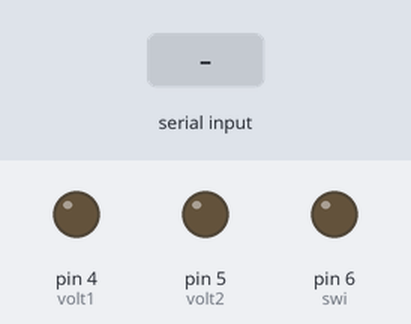
Recording of a sketch running on a simulated Arduino Uno, built with avr-gcc and run on an emulated ATmega328P. Parts: output pins drawn as LEDs (lit = HIGH). Inputs (shaded band) come from the test bench.

Above: at 1.2 s.
1.3 s: "G" received over Serial
At 2.4 s:
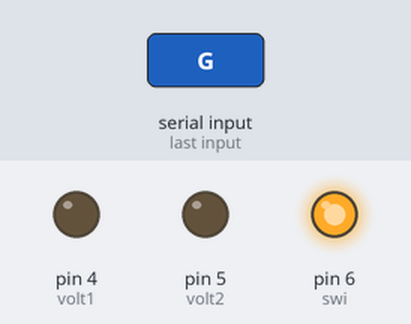
2.8 s: "N" received over Serial
At 3.5 s:
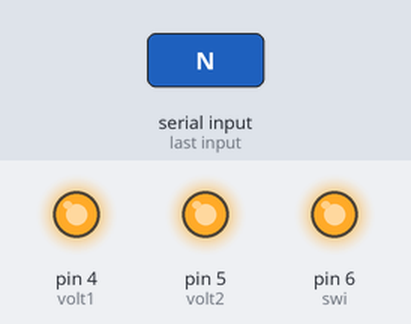
4.3 s: "R" received over Serial
At 4.7 s:
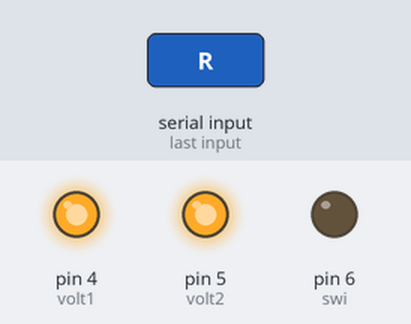
5.8 s: "Y" received over Serial
At 7.0 s:
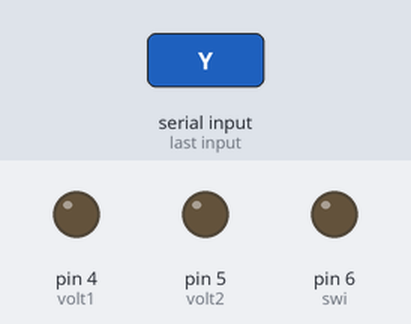
Timing chart, 0 to 8.3 s (numbered marks = the images above; inputs shaded):
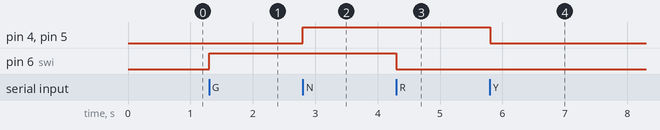

The sketch:

sketch_mar23a.ino
```cpp
const int volt1 = 4;
const int volt2 = 5;
const int swi = 6; //true == red; false == green !!!FOR RELAY!!!;

void setup()
{
  pinMode(volt1, OUTPUT);
  pinMode(volt2, OUTPUT);
  pinMode(swi, OUTPUT);
  digitalWrite(swi, LOW);
  digitalWrite(volt1, LOW);
  digitalWrite(volt2, LOW);
  Serial.begin(9600);
}

void loop()
{
  while(Serial.available() == 0) ;

 char Commang = Serial.read();
 if(Commang == 'G') digitalWrite(swi, HIGH);
 if(Commang == 'R') digitalWrite(swi, LOW) ;
 if(Commang == 'Y') {digitalWrite(volt1, LOW);  digitalWrite(volt2, LOW); }
 if(Commang == 'N') {digitalWrite(volt1, HIGH); digitalWrite(volt2, HIGH);}

 //Serial.flush();
}
```

Measured:
- after the input at 1.3 s, pin 6 (swi): LOW → HIGH at once
- after the input at 2.8 s, pin 4 (volt1), pin 5 (volt2): LOW → HIGH at once
- after the input at 4.3 s, pin 6 (swi): HIGH → LOW at once
- after the input at 5.8 s, pin 4 (volt1), pin 5 (volt2): HIGH → LOW at once
